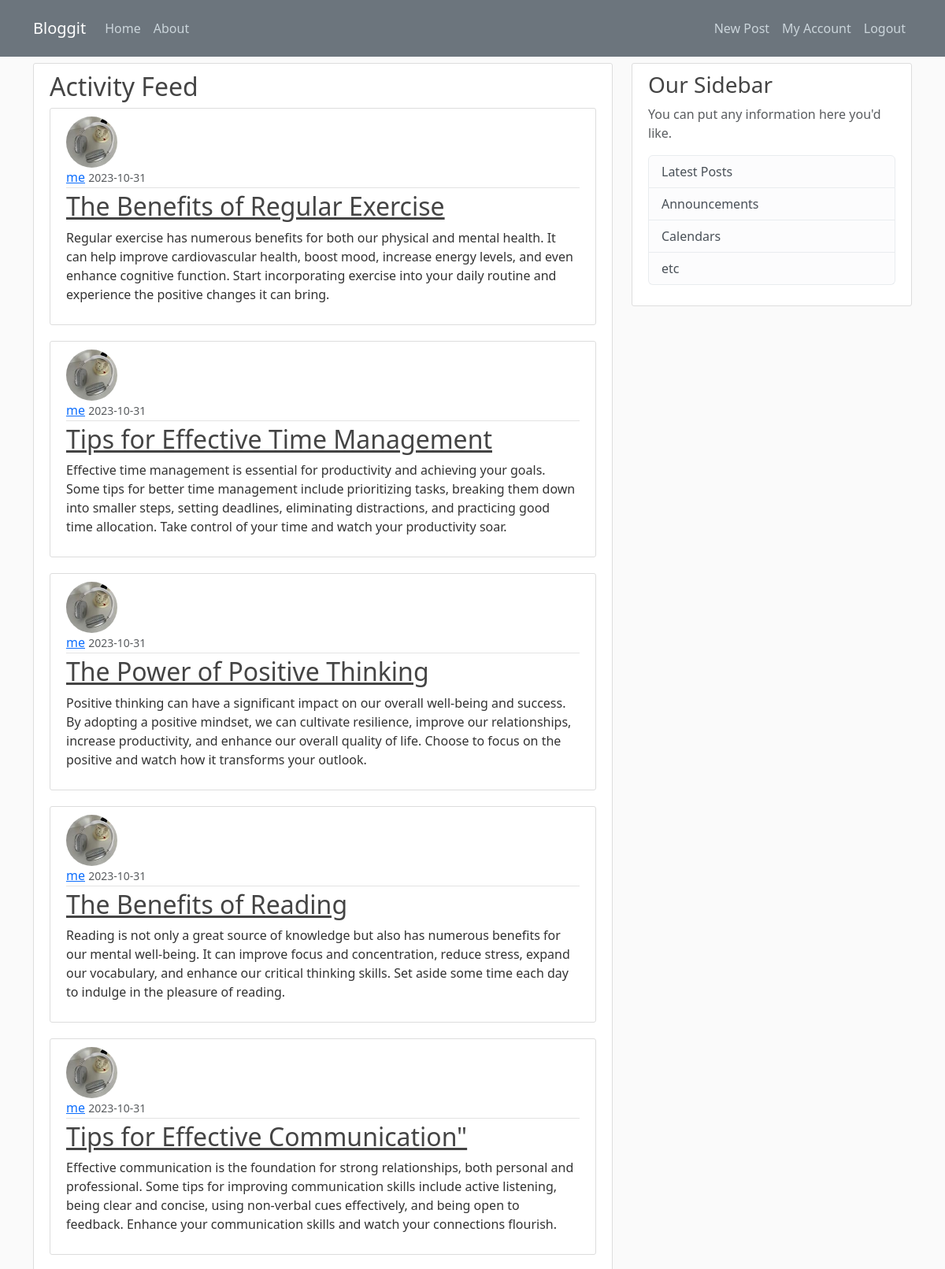
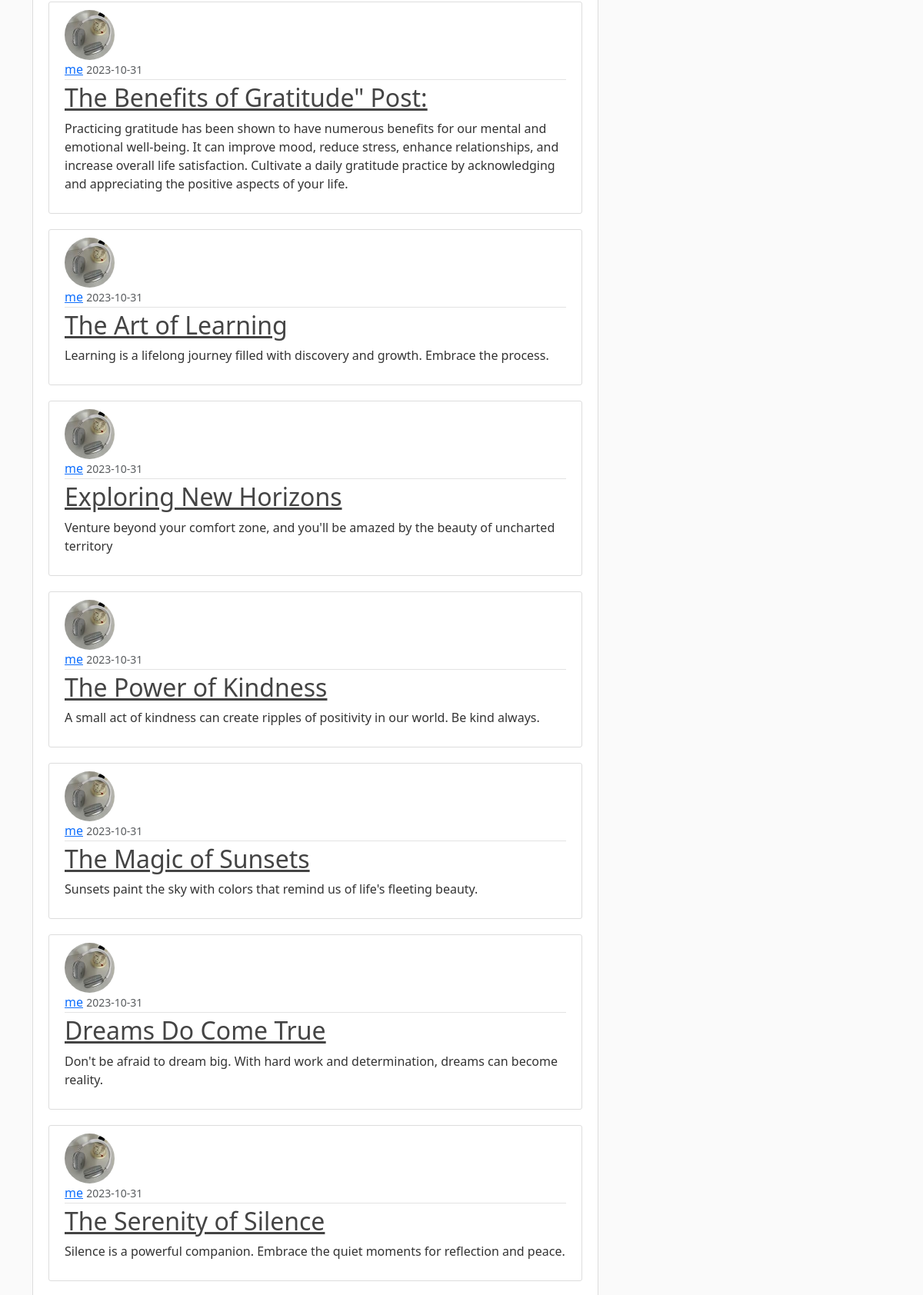
The app's page /activity-feed (signed in, upper part) with its own data (2 pictures, top to bottom).
### flaskblog/models.py (models this page shows, shortened)
class Post(db.Model):
    id = db.Column(db.Integer, primary_key=True)
    title = db.Column(db.String(100), nullable=False)
    date_posted = db.Column(db.DateTime, nullable=False, default=datetime.utcnow)
    content = db.Column(db.Text, nullable=False)
    user_id = db.Column(db.Integer, db.ForeignKey('user.id'), nullable=False)

class User(db.Model, UserMixin):
    id = db.Column(db.Integer, primary_key=True)
    username = db.Column(db.String(20), unique=True, nullable=False)
    email = db.Column(db.String(120), unique=True, nullable=False)
    image_file = db.Column(db.String(20), nullable=False, default='default.jpeg')
    password = db.Column(db.String(60), nullable=False)
    post = db.relationship('Post', backref='author', lazy=True)

### flaskblog/routes.py (the view)
@app.route("/activity-feed")
def activity_feed():
    posts = Post.query.filter_by(author=current_user).all()
    return render_template("activity_feed.html", posts=posts)

### flaskblog/models.py (called while the page is built)
@login_manager.user_loader
def load_user(user_id):
    return User.query.get(int(user_id))

### flaskblog/templates/activity_feed.html
{% extends "layout.html" %}
{% block content %}
<div class="content-section">
    <h2>Activity Feed</h2>
    {% for post in posts %}
    <article class="media content-section">
        <img class="rounded-circle article-img" src="{{ url_for('static', filename='profile_pics/' + post.author.image_file) }}">
        <div class="media-body">
            <div class="article-metadata">
                <a class="mr-2" href="#">{{ post.author.username }}</a>
                <small class="text-muted">{{ post.date_posted.strftime('%Y-%m-%d') }}</small>
            </div>
            <h2><a class="article-title" href="{{ url_for('post', post_id=post.id)}}">{{ post.title }}</a></h2>
            <p class="article-content">{{ post.content }}</p>
        </div>
    </article>
    {% endfor %}
</div>
{% endblock content %}

### flaskblog/static/main.css (style rules this page uses)
body { background: #fafafa; color: #333333; margin-top: 5rem; display: flex; flex-direction: column; min-height: 100vh; }
h1, h2, h3, h4, h5, h6 { color: #444444; }
.content-section { background: #ffffff; padding: 10px 20px; border: 1px solid #dddddd; border-radius: 3px; margin-bottom: 20px; }
.article-title { color: #444444; }
.article-content { white-space: pre-line; }
.article-img { height: 65px; width: 65px; margin-right: 16px; }
.article-metadata { padding-bottom: 1px; margin-bottom: 4px; border-bottom: 1px solid #e3e3e3 }

### records on screen
Post: image_file (picture), author.username "me", date_posted "2023-10-31", title "The Benefits of Regular Exercise", content "Regular exercise has numerous benefits for both our physical and mental health. It can help improve cardiovascular health, boost mood, increase energy levels, and even enhance cognitive function. Start incorporating exercise into your daily routine and experience the positive changes it can bring."
Post: image_file (picture), author.username "me", date_posted "2023-10-31", title "Tips for Effective Time Management", content "Effective time management is essential for productivity and achieving your goals. Some tips for better time management include prioritizing tasks, breaking them down into smaller steps, setting deadlines, eliminating distractions, and practicing good time allocation. Take control of your time and watch your productivity soar."
Post: image_file (picture), author.username "me", date_posted "2023-10-31", title "The Power of Positive Thinking", content "Positive thinking can have a significant impact on our overall well-being and success. By adopting a positive mindset, we can cultivate resilience, improve our relationships, increase productivity, and enhance our overall quality of life. Choose to focus on the positive and watch how it transforms your outlook."
Post: image_file (picture), author.username "me", date_posted "2023-10-31", title "The Benefits of Reading", content "Reading is not only a great source of knowledge but also has numerous benefits for our mental well-being. It can improve focus and concentration, reduce stress, expand our vocabulary, and enhance our critical thinking skills. Set aside some time each day to indulge in the pleasure of reading."
Post: image_file (picture), author.username "me", date_posted "2023-10-31", title "Tips for Effective Communication\"", content "Effective communication is the foundation for strong relationships, both personal and professional. Some tips for improving communication skills include active listening, being clear and concise, using non-verbal cues effectively, and being open to feedback. Enhance your communication skills and watch your connections flourish."
Post: image_file (picture), author.username "me", date_posted "2023-10-31", title "The Benefits of Gratitude\" Post:", content "Practicing gratitude has been shown to have numerous benefits for our mental and emotional well-being. It can improve mood, reduce stress, enhance relationships, and increase overall life satisfaction. Cultivate a daily gratitude practice by acknowledging and appreciating the positive aspects of your life."
Post: image_file (picture), author.username "me", date_posted "2023-10-31", title "The Art of Learning", content "Learning is a lifelong journey filled with discovery and growth. Embrace the process."
Post: image_file (picture), author.username "me", date_posted "2023-10-31", title "Exploring New Horizons", content "Venture beyond your comfort zone, and you'll be amazed by the beauty of uncharted territory"
Post: image_file (picture), author.username "me", date_posted "2023-10-31", title "The Power of Kindness", content "A small act of kindness can create ripples of positivity in our world. Be kind always."
Post: image_file (picture), author.username "me", date_posted "2023-10-31", title "The Magic of Sunsets", content "Sunsets paint the sky with colors that remind us of life's fleeting beauty."
Post: image_file (picture), author.username "me", date_posted "2023-10-31", title "Dreams Do Come True", content "Don't be afraid to dream big. With hard work and determination, dreams can become reality."
Post: image_file (picture), author.username "me", date_posted "2023-10-31", title "The Serenity of Silence", content "Silence is a powerful companion. Embrace the quiet moments for reflection and peace."
